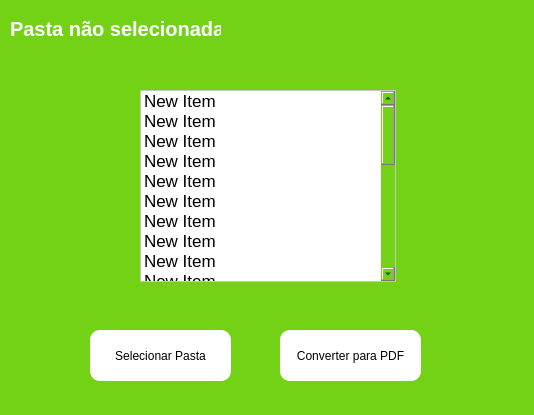
<?xml version="1.0" encoding="UTF-8"?>
<ui version="4.0">
 <class>MainWindow</class>
 <widget class="QMainWindow" name="MainWindow">
  <property name="geometry">
   <rect>
    <x>0</x>
    <y>0</y>
    <width>534</width>
    <height>415</height>
   </rect>
  </property>
  <property name="windowTitle">
   <string>IMG to PDF convertor</string>
  </property>
  <property name="styleSheet">
   <string notr="true">background-color: rgb(115, 210, 22);</string>
  </property>
  <widget class="QWidget" name="centralwidget">
   <widget class="QPushButton" name="pushButton">
    <property name="geometry">
     <rect>
      <x>280</x>
      <y>330</y>
      <width>141</width>
      <height>51</height>
     </rect>
    </property>
    <property name="styleSheet">
     <string notr="true">background-color: rgb(255, 255, 255);
border-radius:10</string>
    </property>
    <property name="text">
     <string>Converter para PDF</string>
    </property>
   </widget>
   <widget class="QPushButton" name="pushButton_2">
    <property name="geometry">
     <rect>
      <x>90</x>
      <y>330</y>
      <width>141</width>
      <height>51</height>
     </rect>
    </property>
    <property name="styleSheet">
     <string notr="true">background-color: rgb(255, 255, 255);
border-radius:10</string>
    </property>
    <property name="text">
     <string>Selecionar Pasta</string>
    </property>
   </widget>
   <widget class="QListWidget" name="listWidget">
    <property name="geometry">
     <rect>
      <x>140</x>
      <y>90</y>
      <width>256</width>
      <height>192</height>
     </rect>
    </property>
    <property name="font">
     <font>
      <pointsize>13</pointsize>
     </font>
    </property>
    <property name="styleSheet">
     <string notr="true">background-color: rgb(255, 255, 255);</string>
    </property>
    <item>
     <property name="text">
      <string>New Item</string>
     </property>
    </item>
    <item>
     <property name="text">
      <string>New Item</string>
     </property>
    </item>
    <item>
     <property name="text">
      <string>New Item</string>
     </property>
    </item>
    <item>
     <property name="text">
      <string>New Item</string>
     </property>
    </item>
    <item>
     <property name="text">
      <string>New Item</string>
     </property>
    </item>
    <item>
     <property name="text">
      <string>New Item</string>
     </property>
    </item>
    <item>
     <property name="text">
      <string>New Item</string>
     </property>
    </item>
    <item>
     <property name="text">
      <string>New Item</string>
     </property>
    </item>
    <item>
     <property name="text">
      <string>New Item</string>
     </property>
    </item>
    <item>
     <property name="text">
      <string>New Item</string>
     </property>
    </item>
    <item>
     <property name="text">
      <string>New Item</string>
     </property>
    </item>
    <item>
     <property name="text">
      <string>New Item</string>
     </property>
    </item>
    <item>
     <property name="text">
      <string>New Item</string>
     </property>
    </item>
    <item>
     <property name="text">
      <string>New Item</string>
     </property>
    </item>
    <item>
     <property name="text">
      <string>New Item</string>
     </property>
    </item>
    <item>
     <property name="text">
      <string>New Item</string>
     </property>
    </item>
    <item>
     <property name="text">
      <string>New Item</string>
     </property>
    </item>
    <item>
     <property name="text">
      <string>New Item</string>
     </property>
    </item>
    <item>
     <property name="text">
      <string>New Item</string>
     </property>
    </item>
    <item>
     <property name="text">
      <string>New Item</string>
     </property>
    </item>
    <item>
     <property name="text">
      <string>New Item</string>
     </property>
    </item>
    <item>
     <property name="text">
      <string>New Item</string>
     </property>
    </item>
    <item>
     <property name="text">
      <string>New Item</string>
     </property>
    </item>
    <item>
     <property name="text">
      <string>New Item</string>
     </property>
    </item>
   </widget>
   <widget class="QLabel" name="label">
    <property name="geometry">
     <rect>
      <x>10</x>
      <y>20</y>
      <width>211</width>
      <height>17</height>
     </rect>
    </property>
    <property name="font">
     <font>
      <pointsize>15</pointsize>
      <weight>75</weight>
      <bold>true</bold>
     </font>
    </property>
    <property name="styleSheet">
     <string notr="true">color: rgb(255,255,255);
</string>
    </property>
    <property name="text">
     <string>Pasta não selecionada</string>
    </property>
   </widget>
  </widget>
 </widget>
 <resources/>
 <connections/>
</ui>
